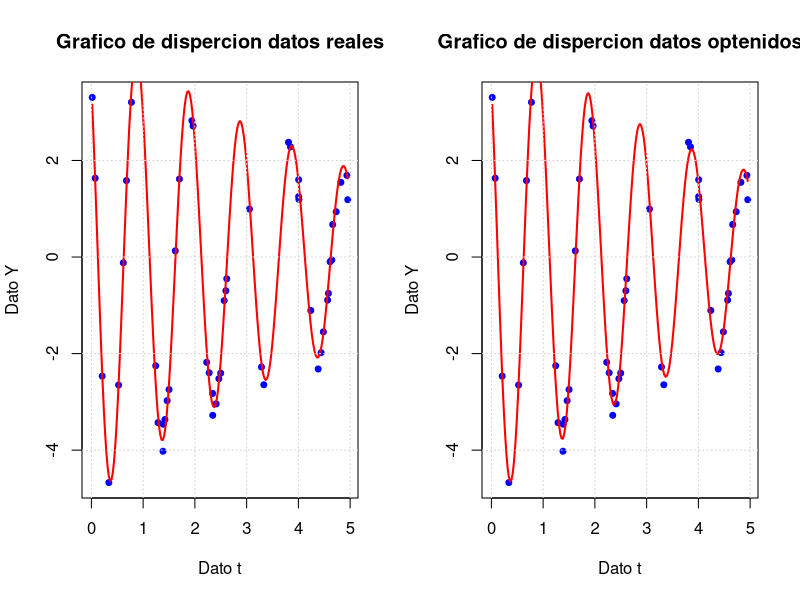

The R script that drew this image:
modelo <- function(A, landa, w, teta, t) {
  
  A * exp(-landa * t) * cos(w * t + teta)
}
#-------------------------------------------------------------------------------

funcion_Objetivo <- function(beta, t_data, y_data) {
  # parametros
  A <- beta[1]
  landa <- beta[2]
  w <- beta[3]
  teta <- beta[4]
  #-----------------------------------------------------------------------------
  
  # Nuevo Y o prediccion de Y
  y_pred <- A * exp(-landa * t_data) * cos(w * t_data + teta)
  #----------------------------------------------------------------------------
  
  #
  sum((y_data - y_pred)^2)
}
#-------------------------------------------------------------------------------
calcular_jacobiana <- function(beta, t_data) {
  # Parametros
  A <- beta[1]
  landa <- beta[2]
  w <- beta[3]
  teta <- beta[4]
  #-----------------------------------------------------------------------------
  
  # Cuantos datos hay en t_data ( un "Len" de python)
  n <- length(t_data)
  #-----------------------------------------------------------------------------
  
  # Creacion de la matriz jacobiana 
  J <- matrix(0, nrow = n, ncol = 4)
  
  for(i in 1:n) {
    # rescribiendo t e Y
    t <- t_data[i]
    
    #---------------------------------------------------------------------------
    # Predicción
    exp_term <- exp(-landa * t)
    cos_term <- cos(w * t + teta)
    sin_term <- sin(w * t + teta)
    
    #---------------------------------------------------------------------------
    # Derivadas parciales respecto a cada parámetro
    J[i, 1] <- -exp_term * cos_term              #deribada de J segun A
    J[i, 2] <- A * t * exp_term * cos_term       #deribada de J segun landa
    J[i, 3] <- A * exp_term * sin_term * t       #deribada de J segun W
    J[i, 4] <- A * exp_term * sin_term           #deribada de J segun Teta
    
  }  
  return(J)
}
#-------------------------------------------------------------------------------

calcular_r <- function(beta, t_data, y_data) {
  A <- beta[1]
  landa <- beta[2]
  w <- beta[3]
  teta <- beta[4]
  #-----------------------------------------------------------------------------
  
  # Predicciones del modelo
  y_pred <- A * exp(-landa * t_data) * cos(w * t_data + teta)
  #-----------------------------------------------------------------------------
  
  # Vector de residuos
  r <- y_data - y_pred
  
  return(r)
}
#-------------------------------------------------------------------------------

gradiente <- function(beta, t_data, y_data) {
  # Calcular Jacobiana y residuos
  J <- calcular_jacobiana(beta, t_data)
  r <- calcular_r(beta, t_data, y_data)
  #-----------------------------------------------------------------------------
  
  # Gradiente: ∇S(β) = -2·J^T·r
  grad <- 2 * t(J) %*% r
  #-----------------------------------------------------------------------------
  
  # Convertir matriz (4×1) a vector
  return(as.vector(grad))
}
#-------------------------------------------------------------------------------

hessiana <- function(beta, t_data, y_data) {
  # Calcular Jacobiana
  J <- calcular_jacobiana(beta, t_data)
  #-----------------------------------------------------------------------------
  
  # Hessiana aproximada: H ≈ 2·J^T·J
  H <- 2 * t(J) %*% J
  
  return(H)
}
#-------------------------------------------------------------------------------

# Método de Newton
newton <- function(beta_0, t_data, y_data, tol = 1e-6, max_iter = 100) {
  beta <- beta_0
  historial <- matrix(NA, nrow = max_iter + 1, ncol = 5)
  colnames(historial) <- c("iter", "A", "landa", "w", "teta")
  #-----------------------------------------------------------------------------
  
  historial[1, ] <- c(0, beta)
  
  for(k in 1:max_iter) {
    grad <- gradiente(beta, t_data, y_data)
    H <- hessiana(beta, t_data, y_data)
    #---------------------------------------------------------------------------
    
    # Resolver H * delta = -grad
    delta <- tryCatch({
      solve(H, -grad)
    }, error = function(e) {
      # Si la Hessiana es singular (signo incorrecto), usar pseudo-inversa
      MASS::ginv(H) %*% (-grad)      #ginv genera la seudo-inversa
    })
    #---------------------------------------------------------------------------
    
    beta_nuevo <- beta + delta
    historial[k + 1, ] <- c(k, beta_nuevo)
    #---------------------------------------------------------------------------
    
    # Criterio de convergencia
    if(norm(delta, type = "2") < tol) {
      cat("Convergencia alcanzada en", k, "iteraciones\n")
      return(list(
        beta = beta_nuevo,
        valor_f = funcion_Objetivo(beta_nuevo, t_data, y_data),
        iteraciones = k,
        historial = historial[1:(k+1), ]
      ))
    }
    
    beta <- beta_nuevo
  }
  #-----------------------------------------------------------------------------
  
  cat("Máximo de iteraciones alcanzado\n")
  return(list(
    beta = beta,
    valor_f = funcion_Objetivo(beta_nuevo, t_data, y_data),
    iteraciones = max_iter,
    historial = historial
  ))
}

#-------------------------------------------------------------------------------
#-------------------------------------------------------------------------------
#INT MAIN () 
# datos iniciales
set.seed(123)
A_real <- 5
landa_real <- 0.2
w_real <- 2*pi
teta_real <- pi/4
#---------------------------------------------------------------------

# Base de datos
t_data <- c(0.01585558, 0.07313676, 0.20858986, 0.33697873, 0.52537301, 0.6164369,
            0.67744082, 0.77372499, 1.24299318, 1.28798218, 1.38339642, 1.38848687,
            1.42076869, 1.46404696, 1.50057502, 1.62121603, 1.70114607, 1.94117773,
            1.96511879, 2.22784082, 2.27602643, 2.34135203, 2.34449634, 2.41064538,
            2.46308469, 2.49806005, 2.56570644, 2.59826844, 2.61573859, 3.05457166,
            3.28683793, 3.33196052, 3.80886595, 3.84728936, 4.00492237, 4.00529043,
            4.01024845, 4.23964951, 4.38247821, 4.43925851, 4.48290057, 4.56513696,
            4.58015693, 4.61305888, 4.64543839, 4.6630282, 4.73071767, 4.82119210,
            4.93766455, 4.95449219)

y_data <- c(3.30604951, 1.63304262, -2.46669298, -4.67216227, 
            -2.65183759, -0.11931208, 1.58435298, 3.20604040, -2.25300509, 
            -3.43019723, -4.02265257, -3.46359790, -3.36545235, -2.97468372, 
            -2.74451778, 0.12791535, 1.61615275, 2.82364845, 2.71400979, 
            -2.18062097, -2.39741066, -2.82599835, -3.27902725, -3.04151353, 
            -2.52012235, -2.40448523, -0.90204355, -0.69802758, -0.45049201, 
            0.99303212, -2.27801465, -2.64637196, 2.37675322, 2.28167791, 
            1.25167305, 1.60197788, 1.19320954, -1.10650603, -2.31930834, 
            -1.98134768, -1.55041113, -0.89272659, -0.75329989, -0.09842116, 
            -0.05934957, 0.67373312, 0.93814889, 1.54737425, 1.69100012,
            1.18712468)
#-------------------------------------------------------------------------------

#-----------------------------------------------------------------------
#PRUEBA
#y_data <- modelo(5, 0.2, 2*pi, pi/4, t_data) + rnorm(50, 0, 0.2)
#-----------------------------------------------------------------------
# Valores iniciales
beta0 <- c(4.5, 0.3, 6.0, 0.5)
# Ejecutar método de Newton
resultado <- newton(beta0, t_data, y_data)
#-----------------------------------------------------------------------
# VISUALIZACIÓN DE RESULTADOS
par(mfrow = c(1, 2))

# 1. Grafico 1
plot(t_data, y_data, pch = 20, col = "blue", cex = 1.2,
     xlab = "Dato t", ylab = "Dato Y", 
     main = "Grafico de dispercion datos reales")
t_plot <- seq(min(t_data), max(t_data), length.out = 200)

y_ajustado <- modelo(A_real, landa_real, 
                     w_real, teta_real, t_plot)

lines(t_plot, y_ajustado, col = "red", lwd = 2)

#legend("topright", legend = c("Datos experimentales", "Modelo ajustado"), 
#       col = c("blue", "red"), pch = c(20, NA), lty = c(NA, 1), lwd = c(1, 2))
grid()

#--------------------
#-----------------------------------------------------------------------

# 1. Grafico 1
plot(t_data, y_data, pch = 20, col = "blue", cex = 1.2,
     xlab = "Dato t", ylab = "Dato Y", 
     main = "Grafico de dispercion datos optenidos")
t_plot <- seq(min(t_data), max(t_data), length.out = 200)

y_ajustado <- modelo(resultado$beta[1], resultado$beta[2], 
                     resultado$beta[3], resultado$beta[4], t_plot)

lines(t_plot, y_ajustado, col = "red", lwd = 2)

grid()

#--------------------
#-----------------------------------------------------------------------


cat("\n=== RESULTADOS Sin JACOBIANO===\n")
cat("A obtenido     =",resultado$beta[1],"   y A buscado    =",A_real,"\n")
cat("Landa obtenido =",resultado$beta[2],"   y Landa buscad =",landa_real,"\n")
cat("W obtenido     =",resultado$beta[3],"  y W buscado    =",w_real,"\n")
cat("teta obtenido  =",resultado$beta[4],"   y teta buscado =",teta_real,"\n")
cat("Iteraciones necesarias = ",resultado$iteraciones,"\n")
cat("Valor de la Funcion(β) =", resultado$valor_f, "\n")
